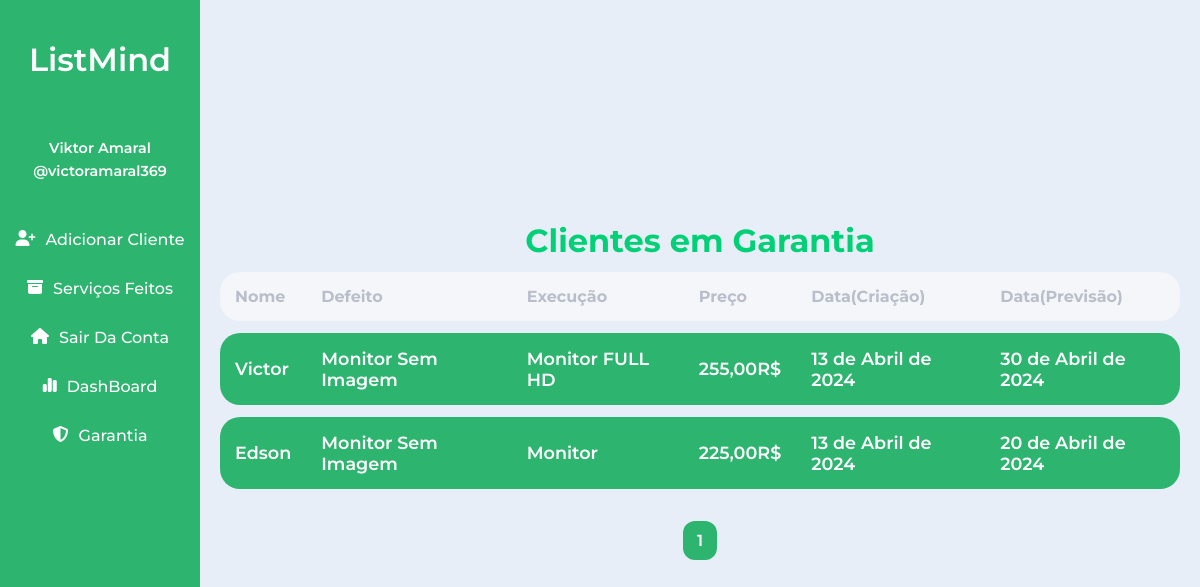
The app's page /garantidos (signed in) with its own data.
### appusers/models.py (models this page shows, shortened)
class Cliente(models.Model):
    choices = {
        ('0', 'Serviço'),
        ('1', 'Diagnóstico'),
        ('2', 'Compra'),
    }
    user = models.ForeignKey(User, on_delete=models.CASCADE)
    name = models.CharField(max_length=100)
    defect = models.TextField()
    option = models.CharField(max_length=11, choices=choices, default='0')
    date = models.DateField(auto_now_add=True)
    predicted_date = models.DateField(default='2006-02-22')
    predicted_price = models.DecimalField(max_digits=10, decimal_places=3)
    price = models.DecimalField(max_digits=10, decimal_places=2)
    service = models.TextField()
    part = models.TextField()
    status = models.BooleanField(default=False)

### appusers/views.py (the view)
# urls.py: path('garantidos', ViewGarantidos, name='garantidos'),
def ViewGarantidos(request):
    clientes = Cliente.objects.filter(status=True, user=request.user, date__gte=datetime.datetime.now()-datetime.timedelta(days=90))
    paginator = Paginator(clientes, 5)
    page_number = request.GET.get('page')
    try:
        clientes = paginator.page(page_number)
    except PageNotAnInteger:
        clientes = paginator.page(1)
    except EmptyPage:
        clientes = paginator.page(paginator.num_pages)
    return render(request, 'garantia.html', {'clientes':clientes})

### templates/garantia.html
{% extends 'index.html' %}
{% block content %}
<div style="display: flex;
 justify-content: center;
 align-items: center; flex-direction: column; width: 100%;">
    <h1 style="color: #01D077;">Clientes em Garantia</h1>
    <table border="1">
        <thead>
            <tr>
                <th id="startd">Nome</th>
                <th>Defeito</th>
                <th>Execução</th>
                <th>Preço</th>
                <th>Data(Criação)</th>
                <th id="starte">Data(Previsão)</th>
            </tr>
        </thead>
        <tbody>
            {% for cliente in clientes %}
                <tr>
                    <td id="startd">{{ cliente.name }}</td>
                    <td>{{ cliente.defect }}</td>
                    <td>{{ cliente.service}}</td>
                    <td>{{ cliente.price}}R$</td>
                    <td>{{ cliente.date}}</td>
                    <td id="starte">{{ cliente.predicted_date }}</td>
                </tr>
            {% endfor %}
        </tbody>
    </table>
    {% include 'pagination.html' %}
</div>
{% endblock %}

### static/css/style.css (style rules this page uses)
* { margin: 0px; padding: 0px; box-sizing: border-box; font-family: "Montserrat", sans-serif; }
table { padding: 0px 20px; width: 100%; text-align: left; border: none; border-collapse: separate; border-spacing: 0px 12px; }
th, td { padding: 15px; border: none; }
th { color: #b8beca; background-color: #f5f6fa; }
td { font-weight: 600; font-size: 1.1em; cursor: pointer; color: white; background-color: #2db56f; }
td#startd, th#startd { border-radius: 20px 0px 0px 20px; }
td#starte, th#starte { border-radius: 0px 20px 20px 0px; }

### records on screen
Cliente: name "Victor", defect "Monitor Sem Imagem", service "Monitor FULL HD", price "255,00", date "13 de Abril de 2024", predicted_date "30 de Abril de 2024"
Cliente: name "Edson", defect "Monitor Sem Imagem", service "Monitor", price "225,00", date "13 de Abril de 2024", predicted_date "20 de Abril de 2024"

### other values on screen
{{ num }} "1"
